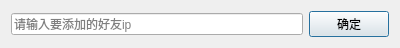
<?xml version="1.0" encoding="UTF-8"?>
<ui version="4.0">
 <class>AddFellowDialog</class>
 <widget class="QDialog" name="AddFellowDialog">
  <property name="geometry">
   <rect>
    <x>0</x>
    <y>0</y>
    <width>400</width>
    <height>45</height>
   </rect>
  </property>
  <property name="windowTitle">
   <string>手动添加好友</string>
  </property>
  <layout class="QHBoxLayout" name="horizontalLayout">
   <item>
    <widget class="QLineEdit" name="ipEdit">
     <property name="text">
      <string/>
     </property>
     <property name="placeholderText">
      <string>请输入要添加的好友ip</string>
     </property>
    </widget>
   </item>
   <item>
    <widget class="QPushButton" name="okBtn">
     <property name="text">
      <string>确定</string>
     </property>
    </widget>
   </item>
  </layout>
 </widget>
 <resources/>
 <connections/>
</ui>
